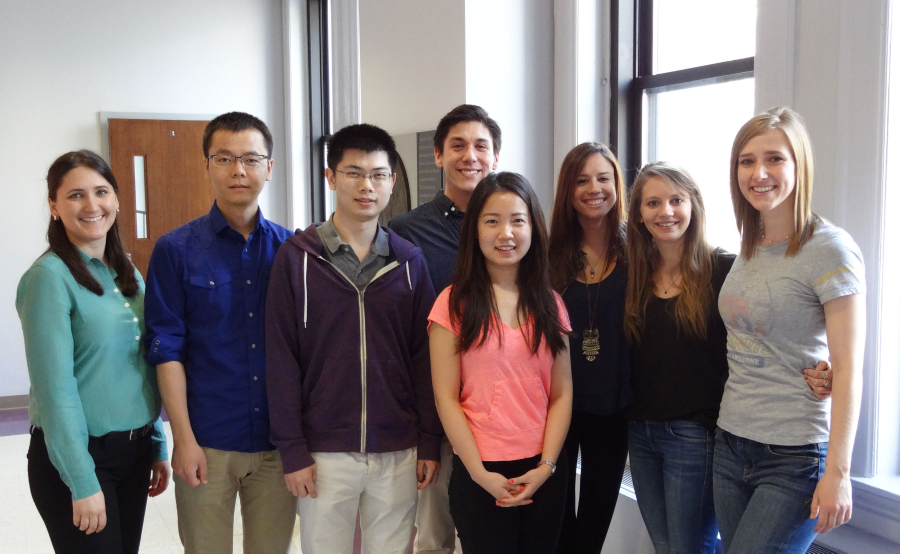
#> input picture FaceDetaction/g.jpg, 2700 x 1660 px, given in place of Akash.mp4, which was not available (shown at 1/3 size)
$ python Collection.py
#> lines starting #> are read from the running program, lines starting #| are printed output that depends on the picture; after the words box and inside, x2 and y2 are one past the last pixel; in counts of white or black regions, pixels touching at a corner belong together; pictures that were not available may be replaced by others from this repository, and a replacement may not be noted
import os
import cv2 as cv
import numpy as np

face_detector = cv.CascadeClassifier('ObjectDetector/face.xml')
eye_detector = cv.CascadeClassifier('ObjectDetector/eye.xml')

name = str(raw_input('Enter name : '))
#> the answer given: g.jpg
cap = cv.VideoCapture('Media/Akash.mp4')

f = open('Data.txt', 'r')
#> (reads FaceDetaction/Data.txt from the repository)
num = f.read()
if(num):
  num = num.split('\n')
  num = num[-2]
  i = int(num.split(',')[0]) + 1
else:
  i=0
f.close()
j = 0

while(j<100):
  ret, img = cap.read()
#> img is the input picture: shape (1660, 2700, 3); mean B, G, R 121.3, 120.9, 130.1
  img = cv.cvtColor(img, cv.COLOR_BGR2GRAY)
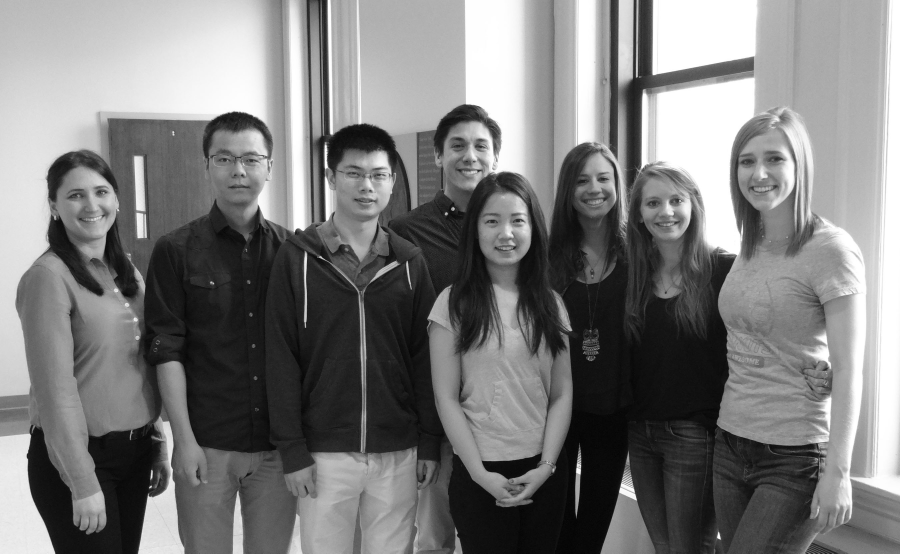
#> img: shape (1660, 2700) (shown at 1/3 size); min 0, max 255, mean 123.7

  face = face_detector.detectMultiScale(img,1.3,5)
#> face = [[990, 441, 211, 211], [1316, 366, 183, 183], [607, 396, 218, 218], [1700, 469, 176, 176], [164, 503, 212, 212], [1906, 538, 178, 178], [1409, 580, 213, 213], [2176, 402, 217, 217]]

  for x, y, w, h in face:
    cv.rectangle(img, (x,y), (x+w, y+h), (255,255,255), 3)
    face_img = cv.resize(img[y : y+h, x : x+w],(100,100))
    cv.imwrite('Faces/user-' + str(i) + '.' + str(j) + '.jpg',face_img)
    j += 1
#> this loop made 8 passes
#> pass 1, `face_img = cv.resize(img[y : y+h, x : x+w],(100,100))`:
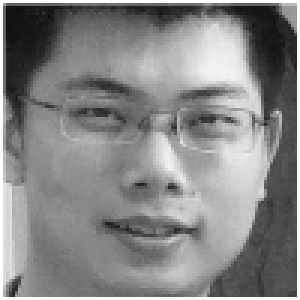
#> face_img: shape (100, 100) (shown 3 times larger); min 15, max 255, mean 134.2
#> pass 2, `face_img = cv.resize(img[y : y+h, x : x+w],(100,100))`:
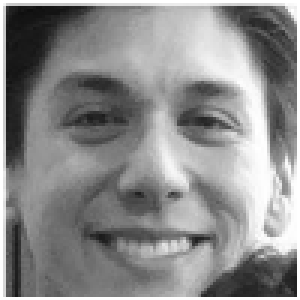
#> face_img: shape (100, 100) (shown 3 times larger); min 14, max 255, mean 139.9
#> pass 3, `face_img = cv.resize(img[y : y+h, x : x+w],(100,100))`:
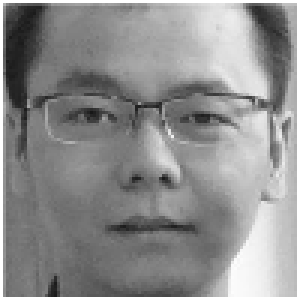
#> face_img: shape (100, 100) (shown 3 times larger); min 23, max 255, mean 142.9
#> after the loop:
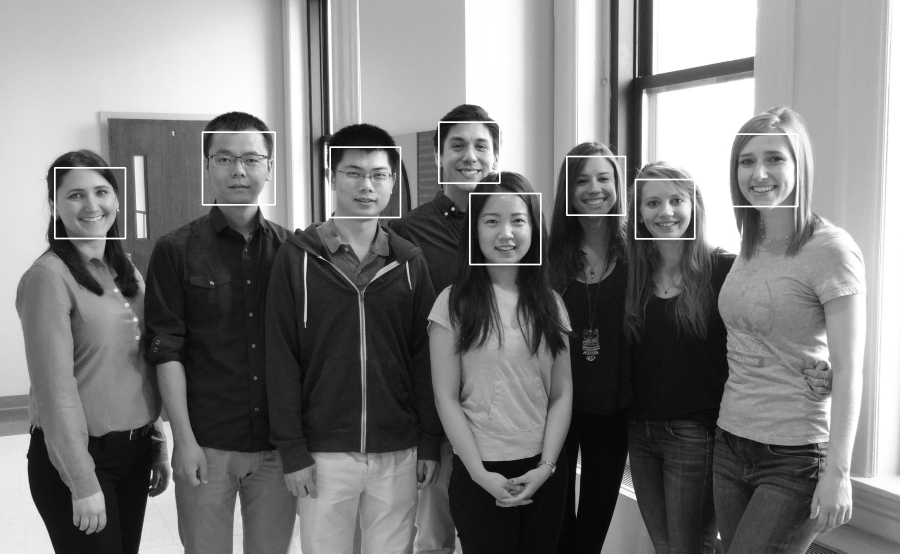
#> img: shape (1660, 2700) (shown at 1/3 size); 0.69% of pixels changed, all inside (x1, y1, x2, y2) = (162, 364, 2396, 796)
#> after the loop, j = 8

f = open('Data.txt','a')
f.write(str(i)+','+name)
f.write('\n')
f.close()
